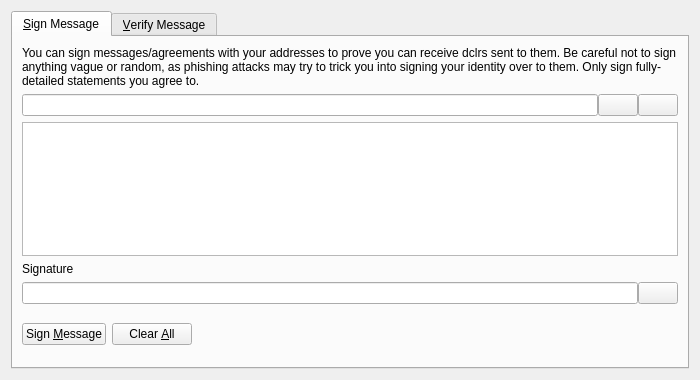
<?xml version="1.0" encoding="UTF-8"?>
<ui version="4.0">
 <class>SignVerifyMessageDialog</class>
 <widget class="QDialog" name="SignVerifyMessageDialog">
  <property name="geometry">
   <rect>
    <x>0</x>
    <y>0</y>
    <width>700</width>
    <height>380</height>
   </rect>
  </property>
  <property name="windowTitle">
   <string>Signatures - Sign / Verify a Message</string>
  </property>
  <property name="modal">
   <bool>true</bool>
  </property>
  <layout class="QVBoxLayout" name="verticalLayout">
   <item>
    <widget class="QTabWidget" name="tabWidget">
     <property name="currentIndex">
      <number>0</number>
     </property>
     <widget class="QWidget" name="tabSignMessage">
      <attribute name="title">
       <string>&amp;Sign Message</string>
      </attribute>
      <layout class="QVBoxLayout" name="verticalLayout_SM">
       <item>
        <widget class="QLabel" name="infoLabel_SM">
         <property name="text">
          <string>You can sign messages/agreements with your addresses to prove you can receive dclrs sent to them. Be careful not to sign anything vague or random, as phishing attacks may try to trick you into signing your identity over to them. Only sign fully-detailed statements you agree to.</string>
         </property>
         <property name="textFormat">
          <enum>Qt::PlainText</enum>
         </property>
         <property name="wordWrap">
          <bool>true</bool>
         </property>
        </widget>
       </item>
       <item>
        <layout class="QHBoxLayout" name="horizontalLayout_1_SM">
         <property name="spacing">
          <number>0</number>
         </property>
         <item>
          <widget class="QValidatedLineEdit" name="addressIn_SM">
           <property name="toolTip">
            <string>The DCLR address to sign the message with</string>
           </property>
          </widget>
         </item>
         <item>
          <widget class="QPushButton" name="addressBookButton_SM">
           <property name="toolTip">
            <string>Choose previously used address</string>
           </property>
           <property name="text">
            <string/>
           </property>
           <property name="icon">
            <iconset resource="../dclr.qrc">
             <normaloff>:/icons/address-book</normaloff>:/icons/address-book</iconset>
           </property>
           <property name="shortcut">
            <string>Alt+A</string>
           </property>
           <property name="autoDefault">
            <bool>false</bool>
           </property>
          </widget>
         </item>
         <item>
          <widget class="QPushButton" name="pasteButton_SM">
           <property name="toolTip">
            <string>Paste address from clipboard</string>
           </property>
           <property name="text">
            <string/>
           </property>
           <property name="icon">
            <iconset resource="../dclr.qrc">
             <normaloff>:/icons/editpaste</normaloff>:/icons/editpaste</iconset>
           </property>
           <property name="shortcut">
            <string>Alt+P</string>
           </property>
           <property name="autoDefault">
            <bool>false</bool>
           </property>
          </widget>
         </item>
        </layout>
       </item>
       <item>
        <widget class="QPlainTextEdit" name="messageIn_SM">
         <property name="toolTip">
          <string>Enter the message you want to sign here</string>
         </property>
        </widget>
       </item>
       <item>
        <widget class="QLabel" name="signatureLabel_SM">
         <property name="text">
          <string>Signature</string>
         </property>
         <property name="textFormat">
          <enum>Qt::PlainText</enum>
         </property>
        </widget>
       </item>
       <item>
        <layout class="QHBoxLayout" name="horizontalLayout_2_SM">
         <property name="spacing">
          <number>0</number>
         </property>
         <item>
          <widget class="QLineEdit" name="signatureOut_SM">
           <property name="font">
            <font>
             <italic>true</italic>
            </font>
           </property>
           <property name="readOnly">
            <bool>true</bool>
           </property>
          </widget>
         </item>
         <item>
          <widget class="QPushButton" name="copySignatureButton_SM">
           <property name="toolTip">
            <string>Copy the current signature to the system clipboard</string>
           </property>
           <property name="text">
            <string/>
           </property>
           <property name="icon">
            <iconset resource="../dclr.qrc">
             <normaloff>:/icons/editcopy</normaloff>:/icons/editcopy</iconset>
           </property>
           <property name="autoDefault">
            <bool>false</bool>
           </property>
          </widget>
         </item>
        </layout>
       </item>
       <item>
        <layout class="QHBoxLayout" name="horizontalLayout_3_SM">
         <item>
          <widget class="QPushButton" name="signMessageButton_SM">
           <property name="toolTip">
            <string>Sign the message to prove you own this DCLR address</string>
           </property>
           <property name="text">
            <string>Sign &amp;Message</string>
           </property>
           <property name="icon">
            <iconset resource="../dclr.qrc">
             <normaloff>:/icons/edit</normaloff>:/icons/edit</iconset>
           </property>
           <property name="autoDefault">
            <bool>false</bool>
           </property>
          </widget>
         </item>
         <item>
          <widget class="QPushButton" name="clearButton_SM">
           <property name="toolTip">
            <string>Reset all sign message fields</string>
           </property>
           <property name="text">
            <string>Clear &amp;All</string>
           </property>
           <property name="icon">
            <iconset resource="../dclr.qrc">
             <normaloff>:/icons/remove</normaloff>:/icons/remove</iconset>
           </property>
           <property name="autoDefault">
            <bool>false</bool>
           </property>
          </widget>
         </item>
         <item>
          <spacer name="horizontalSpacer_1_SM">
           <property name="orientation">
            <enum>Qt::Horizontal</enum>
           </property>
           <property name="sizeHint" stdset="0">
            <size>
             <width>40</width>
             <height>48</height>
            </size>
           </property>
          </spacer>
         </item>
         <item>
          <widget class="QLabel" name="statusLabel_SM">
           <property name="font">
            <font>
             <weight>75</weight>
             <bold>true</bold>
            </font>
           </property>
           <property name="text">
            <string/>
           </property>
           <property name="wordWrap">
            <bool>true</bool>
           </property>
          </widget>
         </item>
         <item>
          <spacer name="horizontalSpacer_2_SM">
           <property name="orientation">
            <enum>Qt::Horizontal</enum>
           </property>
           <property name="sizeHint" stdset="0">
            <size>
             <width>40</width>
             <height>48</height>
            </size>
           </property>
          </spacer>
         </item>
        </layout>
       </item>
      </layout>
     </widget>
     <widget class="QWidget" name="tabVerifyMessage">
      <attribute name="title">
       <string>&amp;Verify Message</string>
      </attribute>
      <layout class="QVBoxLayout" name="verticalLayout_VM">
       <item>
        <widget class="QLabel" name="infoLabel_VM">
         <property name="text">
          <string>Enter the receiver's address, message (ensure you copy line breaks, spaces, tabs, etc. exactly) and signature below to verify the message. Be careful not to read more into the signature than what is in the signed message itself, to avoid being tricked by a man-in-the-middle attack. Note that this only proves the signing party receives with the address, it cannot prove sendership of any transaction!</string>
         </property>
         <property name="textFormat">
          <enum>Qt::PlainText</enum>
         </property>
         <property name="alignment">
          <set>Qt::AlignLeading|Qt::AlignLeft|Qt::AlignTop</set>
         </property>
         <property name="wordWrap">
          <bool>true</bool>
         </property>
        </widget>
       </item>
       <item>
        <layout class="QHBoxLayout" name="horizontalLayout_1_VM">
         <property name="spacing">
          <number>0</number>
         </property>
         <item>
          <widget class="QValidatedLineEdit" name="addressIn_VM">
           <property name="toolTip">
            <string>The DCLR address the message was signed with</string>
           </property>
          </widget>
         </item>
         <item>
          <widget class="QPushButton" name="addressBookButton_VM">
           <property name="toolTip">
            <string>Choose previously used address</string>
           </property>
           <property name="text">
            <string/>
           </property>
           <property name="icon">
            <iconset resource="../dclr.qrc">
             <normaloff>:/icons/address-book</normaloff>:/icons/address-book</iconset>
           </property>
           <property name="shortcut">
            <string>Alt+A</string>
           </property>
           <property name="autoDefault">
            <bool>false</bool>
           </property>
          </widget>
         </item>
        </layout>
       </item>
       <item>
        <widget class="QPlainTextEdit" name="messageIn_VM"/>
       </item>
       <item>
        <widget class="QValidatedLineEdit" name="signatureIn_VM"/>
       </item>
       <item>
        <layout class="QHBoxLayout" name="horizontalLayout_2_VM">
         <item>
          <widget class="QPushButton" name="verifyMessageButton_VM">
           <property name="toolTip">
            <string>Verify the message to ensure it was signed with the specified DCLR address</string>
           </property>
           <property name="text">
            <string>Verify &amp;Message</string>
           </property>
           <property name="icon">
            <iconset resource="../dclr.qrc">
             <normaloff>:/icons/transaction_0</normaloff>:/icons/transaction_0</iconset>
           </property>
           <property name="autoDefault">
            <bool>false</bool>
           </property>
          </widget>
         </item>
         <item>
          <widget class="QPushButton" name="clearButton_VM">
           <property name="toolTip">
            <string>Reset all verify message fields</string>
           </property>
           <property name="text">
            <string>Clear &amp;All</string>
           </property>
           <property name="icon">
            <iconset resource="../dclr.qrc">
             <normaloff>:/icons/remove</normaloff>:/icons/remove</iconset>
           </property>
           <property name="autoDefault">
            <bool>false</bool>
           </property>
          </widget>
         </item>
         <item>
          <spacer name="horizontalSpacer_1_VM">
           <property name="orientation">
            <enum>Qt::Horizontal</enum>
           </property>
           <property name="sizeHint" stdset="0">
            <size>
             <width>40</width>
             <height>48</height>
            </size>
           </property>
          </spacer>
         </item>
         <item>
          <widget class="QLabel" name="statusLabel_VM">
           <property name="font">
            <font>
             <weight>75</weight>
             <bold>true</bold>
            </font>
           </property>
           <property name="text">
            <string/>
           </property>
           <property name="wordWrap">
            <bool>true</bool>
           </property>
          </widget>
         </item>
         <item>
          <spacer name="horizontalSpacer_2_VM">
           <property name="orientation">
            <enum>Qt::Horizontal</enum>
           </property>
           <property name="sizeHint" stdset="0">
            <size>
             <width>40</width>
             <height>48</height>
            </size>
           </property>
          </spacer>
         </item>
        </layout>
       </item>
      </layout>
     </widget>
    </widget>
   </item>
  </layout>
 </widget>
 <customwidgets>
  <customwidget>
   <class>QValidatedLineEdit</class>
   <extends>QLineEdit</extends>
   <header>qvalidatedlineedit.h</header>
  </customwidget>
 </customwidgets>
 <resources>
  <include location="../dclr.qrc"/>
 </resources>
 <connections/>
</ui>
